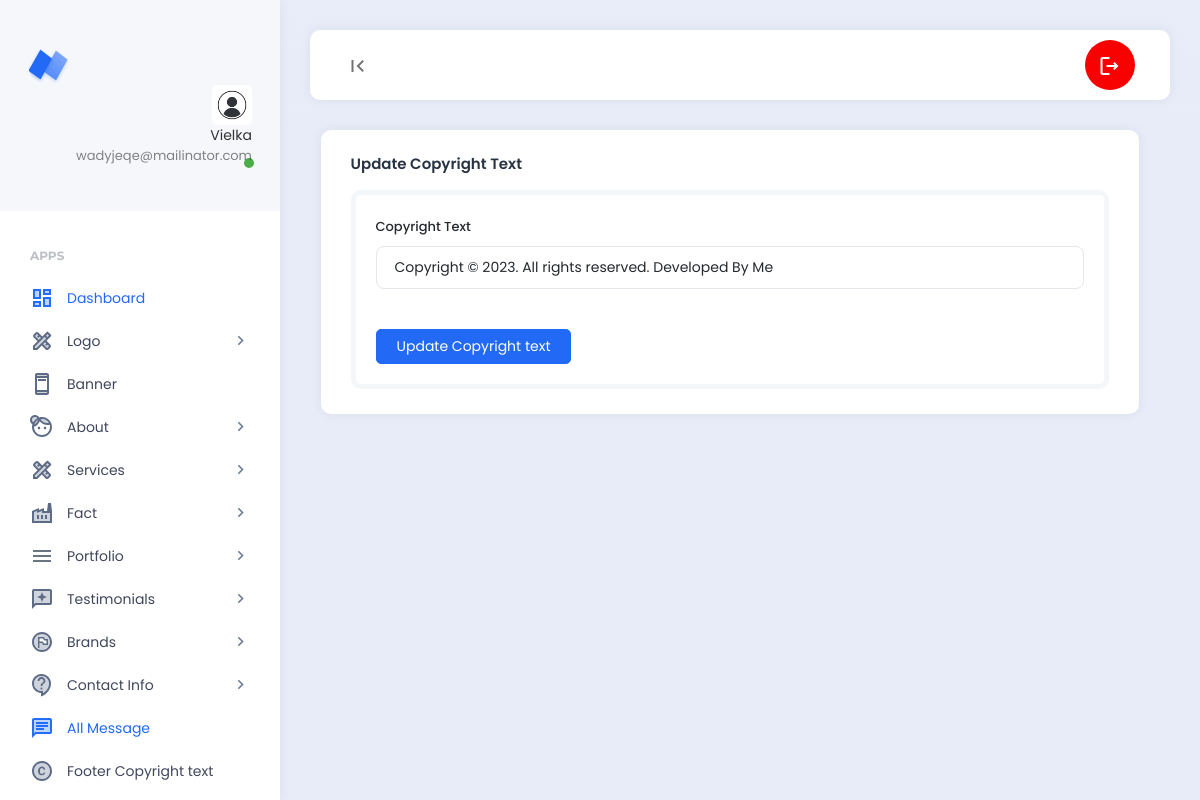
Screenshot of /backend/copyright_text.php (signed in) with the database file from the repository.
### tables this page shows
CREATE TABLE `pro_users` (
  `id` int(11) NOT NULL,
  `name` varchar(55) NOT NULL,
  `email` varchar(55) NOT NULL,
  `password` varchar(100) NOT NULL,
  `profile_photo` varchar(200) NOT NULL DEFAULT 'profile_photo.jpg'
);

CREATE TABLE `pro_copyright` (
  `id` int(11) NOT NULL,
  `copyright_text` varchar(255) NOT NULL
);

### backend/copyright_text.php (the view, shortened to what this page needs)
<?php
require_once('header.php');
require_once('../config/db.php');
$select_copyright_text = "SELECT * FROM pro_copyright";
$copyright_text_run = mysqli_query($db_con, $select_copyright_text);
$copyright_fetch_assoc = mysqli_fetch_assoc($copyright_text_run);
$id = $copyright_fetch_assoc['id'];
$edit_copyright="SELECT * FROM pro_copyright WHERE id=$id";
$edit_copyright_query_run = mysqli_query($db_con, $edit_copyright);
$after_fetch_assoc = mysqli_fetch_assoc($edit_copyright_query_run);
?>
<div class="row">
    <div class="col-md-12">
        <div class="card">
            <div class="card-header">
                <h5 class="card-title">Update Copyright Text</h5>
            </div>
            <div class="card-body">
                <div class="example-container">
                    <form action="update_copyright_post.php" method="POST">
                        <div class="example-content">
                            <label class="form-label">Copyright Text</label>
                            <input type="text" class="form-control" name="copyright_text" value="<?=$after_fetch_assoc['copyright_text']?>">
                        </div>
                        <div class="example-content">
                            <button type="submit" class="btn btn-primary" name="update_copyright_btn">Update Copyright text</button>
                        </div>
                    </form>
                </div>
            </div>
        </div>
    </div>
</div>
<?php require_once('footer.php');?>

### backend/header.php (shortened to what this page needs)
<?php
require_once('../config/db.php');
$id = $_SESSION['login_id'];
$select_profile_image_query = "SELECT profile_photo FROM `pro_users` WHERE id=$id";
$query_run = mysqli_query($db_con, $select_profile_image_query);
$select_profile_fetch_assoc = mysqli_fetch_assoc($query_run)['profile_photo'];
?>
<!DOCTYPE html>
<html lang="en">
<head>
    <link rel="stylesheet" href="https://cdnjs.cloudflare.com/ajax/libs/font-awesome/6.4.2/css/all.min.css">
    <link href="assets/plugins/bootstrap/css/bootstrap.min.css" rel="stylesheet">
    <link href="assets/plugins/perfectscroll/perfect-scrollbar.css" rel="stylesheet">
    <link href="assets/plugins/pace/pace.css" rel="stylesheet">
    <link href="assets/plugins/highlight/styles/github-gist.css" rel="stylesheet">
    <link href="assets/plugins/summernote/summernote-lite.min.css" rel="stylesheet">
    <link href="assets/plugins/datatables/datatables.min.css" rel="stylesheet">
    <link href="assets/css/main.min.css" rel="stylesheet">
    <link href="assets/css/custom.css" rel="stylesheet">
</head>
<body>
    <div class="app align-content-stretch d-flex flex-wrap">
        <div class="app-sidebar">
            <div class="logo">
                <a href="http://localhost/project/" target="_blank" class="logo-icon"><span class="logo-text">Neptune</span></a>
                <div class="sidebar-user-switcher user-activity-online">
                    <a href="#">
                        <img src="assets/images/profile_photo/<?= $select_profile_fetch_assoc;?>">
                        <span class="activity-indicator"></span>
                        <span class="user-info-text"><?php if(isset($_SESSION['login_name'])) : echo $_SESSION['login_name']; endif ?><br><span class="user-state-info"><?php if(isset($_SESSION['login_email'])) : echo $_SESSION['login_email']; endif?></span></span>
                    </a>
                </div>
            </div>
            <div class="app-menu">
                <ul class="accordion-menu">
                    <li class="sidebar-title">
                        Apps
                    </li>
                    <li class="active-page">
                        <a href="dashboard.php" class="active"><i class="material-icons-two-tone">dashboard</i>Dashboard</a>
                    </li>
                    <li>
                        <a href=""><i class="material-icons-two-tone">design_services</i>Logo<i class="material-icons has-sub-menu">keyboard_arrow_right</i></a>
                    </li>
                    <li>
                        <a href="manage_banner.php"><i class="material-icons-two-tone">ad_units</i>Banner</a>
                    </li>
                    <li>
                        <a href=""><i class="material-icons-two-tone">face_4</i>About<i class="material-icons has-sub-menu">keyboard_arrow_right</i></a>
                    </li>
                    <li>
                        <a href=""><i class="material-icons-two-tone">design_services</i>Services<i class="material-icons has-sub-menu">keyboard_arrow_right</i></a>
                    </li>
                    <li>
                        <a href=""><i class="material-icons-two-tone">factory</i>Fact<i class="material-icons has-sub-menu">keyboard_arrow_right</i></a>
                    </li>
                    <li>
                        <a href=""><i class="material-icons-two-tone"> menu </i>Portfolio<i class="material-icons has-sub-menu">keyboard_arrow_right</i></a>
                    </li>
                    <li>
                        <a href=""><i class="material-icons-two-tone">reviews</i>Testimonials<i class="material-icons has-sub-menu">keyboard_arrow_right</i></a>
                    </li>
                    <li>
                        <a href=""><i class="material-icons-two-tone">flag_circle</i>Brands<i class="material-icons has-sub-menu">keyboard_arrow_right</i></a>
                    </li>
                    <li>
                        <a href=""><i class="material-icons-two-tone">contact_support</i>Contact Info<i class="material-icons has-sub-menu">keyboard_arrow_right</i></a>
                    </li>
                    <li class="active-page">
                        <a href="all_message.php" class="active"><i class="material-icons-two-tone">chat</i>All Message</a>
                    </li>
                    <li>
                        <a href="copyright_text.php"><i class="material-icons-two-tone">copyright</i>Footer Copyright text</a>
                    </li>
                </ul>
            </div>
        </div>
        <div class="app-container">
            <div class="app-header">
                <nav class="navbar navbar-light navbar-expand-lg">
                    <div class="container-fluid">
                        <div class="navbar-nav" id="navbarNav">
                            <ul class="navbar-nav">
                                <li class="nav-item">
                                    <a class="nav-link hide-sidebar-toggle-button" href="#"><i class="material-icons">first_page</i></a>
                                </li>
                            </ul>
                        </div>
                        <div class="d-flex">
                            <ul class="navbar-nav">
                                <li class="nav-item hidden-on-mobile">
                                    <a class="nav-link nav-notifications-toggle" id="notificationsDropDown" style="width: 50px; height:50px;border-radius:50%;" href="#" data-bs-toggle="dropdown">
                                        <i class="material-icons-outlined">logout</i>
                                    </a>
                                </li>
                            </ul>
                        </div>
                    </div>
                </nav>
            </div>
            <div class="app-content">
                <div class="content-wrapper">
                    <div class="container">
                        <div class="row">

### rows the page displays
pro_users: profile_photo (picture)
pro_copyright: copyright_text "Copyright © 2023. All rights reserved. Developed By Me"

### other values shown
$_SESSION['login_name'] "Vielka"
$_SESSION['login_email'] "wadyjeqe@mailinator.com"
